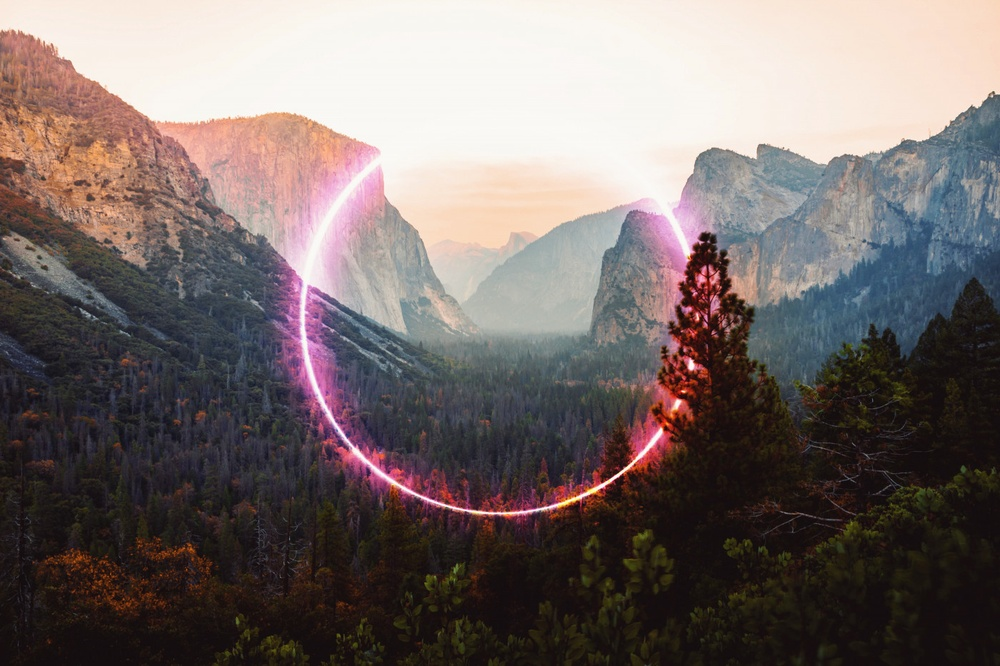
#> input picture THANSHI/moutains.jpeg, 1000 x 666 px, shrunk from 1400 x 933 before the run
$ python grayscale.py
#> lines starting #> are read from the running program, lines starting #| are printed output that depends on the picture
import cv2

# Load an image from file
image = cv2.imread('moutains.jpeg')
#> image is the input picture: shape (666, 1000, 3); mean B, G, R 105.8, 107.8, 118.6

# Display the image
cv2.imshow('Image', image)

# Convert the image to grayscale
gray_image = cv2.cvtColor(image, cv2.COLOR_BGR2GRAY)
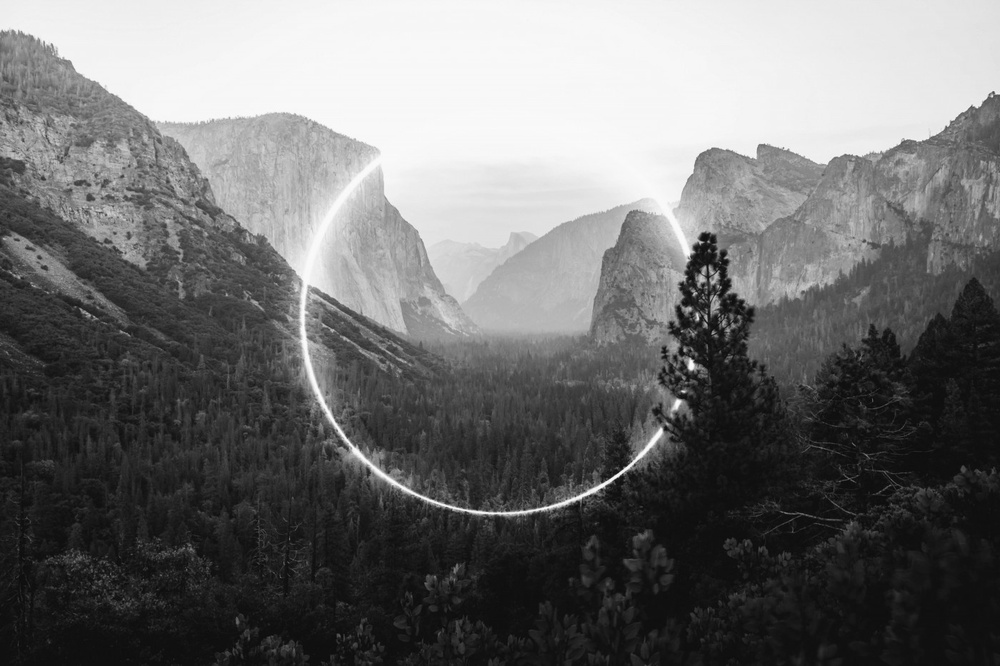
#> gray_image: shape (666, 1000); min 8, max 254, mean 110.8

# Display the grayscale image
cv2.imshow('Grayscale Image', gray_image)
cv2.waitKey(0)
cv2.destroyAllWindows()

$ run again, with THANSHI/bnature.jpeg copied over THANSHI/moutains.jpeg
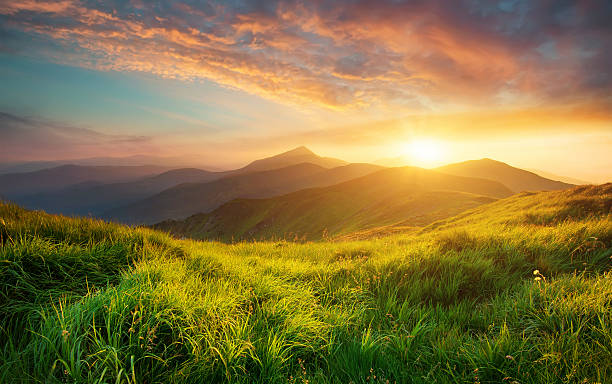
#> input picture THANSHI/bnature.jpeg, 612 x 384 px
#> image is the input picture: shape (384, 612, 3); mean B, G, R 66.6, 117.5, 134.5
#> `gray_image = cv2.cvtColor(image, cv2.COLOR_BGR2GRAY)`:
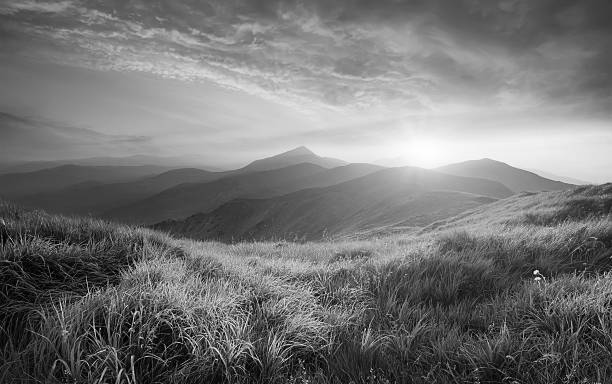
#> gray_image: shape (384, 612); min 0, max 254, mean 116.8

$ run again, with THANSHI/example.jpeg copied over THANSHI/moutains.jpeg
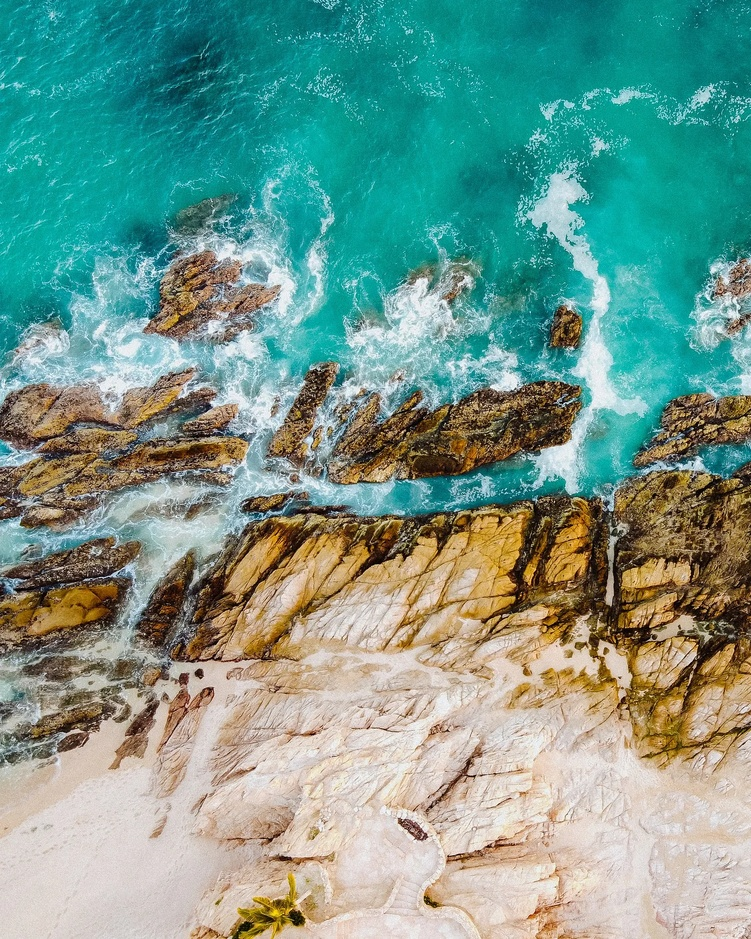
#> input picture THANSHI/example.jpeg, 751 x 939 px, shrunk from 1400 x 1750 before the run
#> image is the input picture: shape (939, 751, 3); mean B, G, R 141, 153.8, 116.7
#> `gray_image = cv2.cvtColor(image, cv2.COLOR_BGR2GRAY)`:
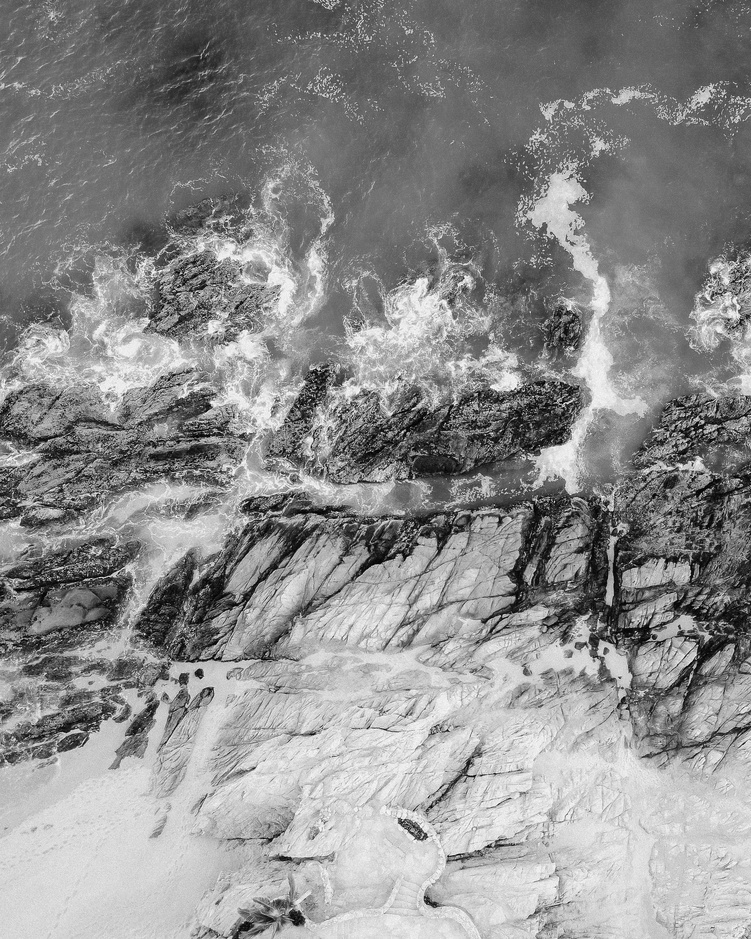
#> gray_image: shape (939, 751); min 1, max 255, mean 141.3
